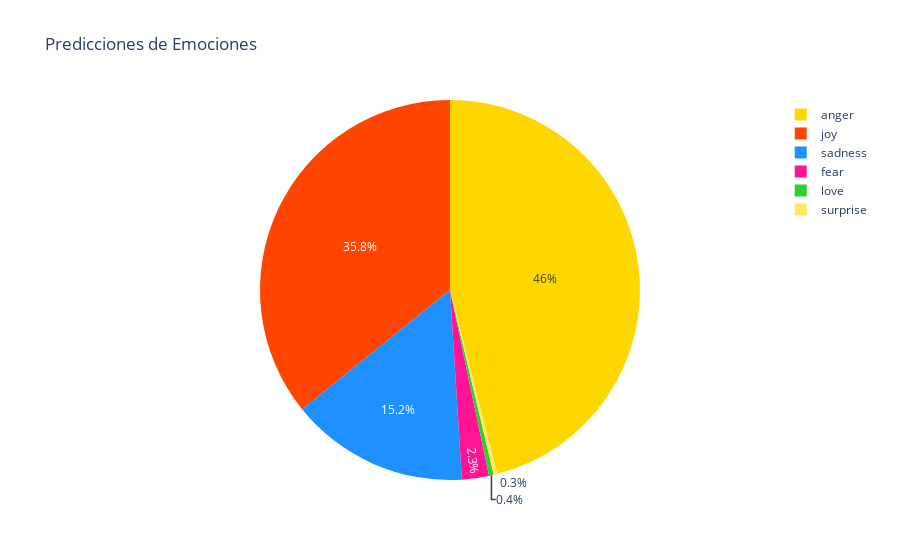

Here is the notebook cell this chart was saved with:
### Code cell
f = grafico_torta(df, 1)
f.show()

### Figure 1 — Plotly figure (JSON) as saved in the notebook; plotly's stock layout.template omitted (floating-point values rounded to 4 significant figures)
{"data": [{"domain": {"x": [0, 1], "y": [0, 1]}, "hovertemplate": "emocion=%{label}<br>porcentaje=%{value}<extra></extra>", "labels": ["anger", "joy", "sadness", "fear", "love", "surprise"], "legendgroup": "", "name": "", "showlegend": true, "type": "pie", "values": [46, 35.8, 15.2, 2.3, 0.4, 0.3]}], "layout": {"autosize": true, "legend": {"tracegroupgap": 0}, "piecolorway": ["#FFD700", "#FF4500", "#1E90FF", "#FF1493", "#32CD32"], "title": {"text": "Predicciones de Emociones"}}}
